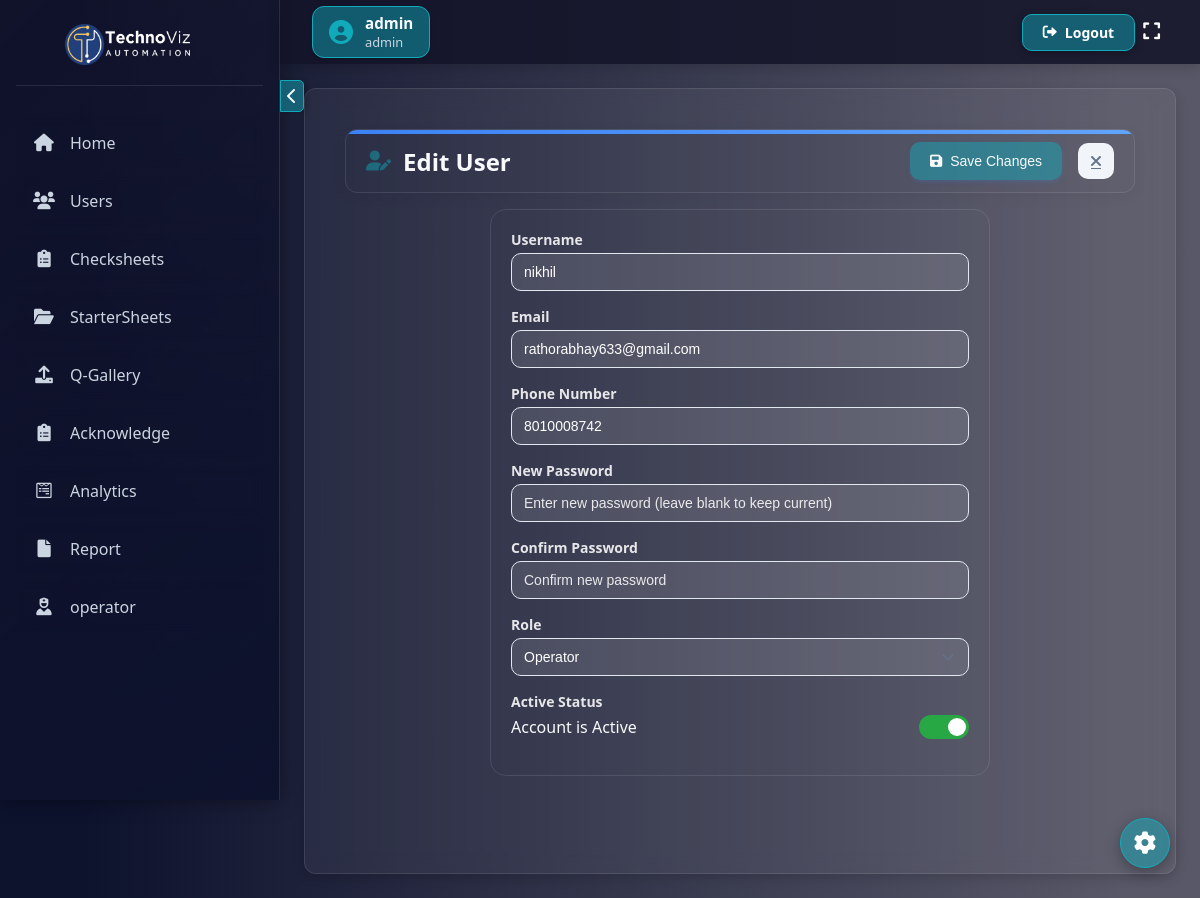
Screenshot of /users/edit/4/ (signed in) with the database file from the repository.
### checksheet1/models.py (models this page shows, shortened)
class CustomUser(AbstractUser):
    ROLE_CHOICES = [
        ("admin", "Admin"),
        ("quality_incharge", "Quality Incharge"),
        ("shift_incharge", "Shift Incharge"),
        ("operator", "Operator"),
    ]
    username = models.CharField(max_length=150, unique=False)
    employee_id = models.CharField(max_length=20, unique=True)  # New field
    role = models.CharField(max_length=20, choices=ROLE_CHOICES, default="admin")
    phone_number = models.CharField(max_length=15, blank=True, null=True)
    USERNAME_FIELD = "employee_id"  # Use employee_id for authentication
    REQUIRED_FIELDS = ["username", "email"]  # Keep username for internal use

### checksheet1/views.py (the view, shortened to what this page needs)
# urls.py: path("users/edit/<int:user_id>/", edit_user, name="edit_user"),
@login_required
@user_passes_test(lambda u: u.is_superuser)
def edit_user(request, user_id):
    if request.user.role == "admin":
        checksheets = CheckSheet.objects.all()
        Starter = StarterSheet.objects.all()
    else:
        checksheets = CheckSheet.objects.filter(assigned_users=request.user)
        Starter = StarterSheet.objects.filter(assigned_users=request.user)
    user = get_object_or_404(CustomUser, id=user_id)
    return render(
        request,
        "checksheet/edit_user.html",
        {"user": user, "checksheets": checksheets, "Starter": Starter},
    )

### checksheet1/context_processors.py (called while the page is built)
def pending_requests_count(request):
    if request.user.is_authenticated and request.user.role == "admin":
        count = PasswordResetRequest.objects.filter(status="pending").count()
        return {"pending_requests_count": count}
    return {}

### checksheet1/templatetags/custom_tags.py (called while the page is built)
@register.filter
def has_page_access(user, page_name):
    if user.is_authenticated and user.role == "admin":
        return True  # Admin has all access
    return PageAccess.objects.filter(
        user=user, page_name=page_name, has_access=True
    ).exists()

### checksheet1/templates/checksheet/edit_user.html (shortened to what this page needs)
{% extends 'checksheet/base.html' %}
{% load static %}
{% block extra_css %}
<link rel="stylesheet" href="{% static 'css/edit_user.css' %}">
{% endblock %}
{% block content %}
<div class="page-container">
    <div class="header">
        <h2 class="page-title">
            <i class="fas fa-user-edit"></i>
            Edit User
        </h2>
        <div class="header-actions">
            <button type="button" class="submit-btn" id="submit-btn">
                <i class="fas fa-save"></i>
                Save Changes
            </button>
            <a href="javascript:history.back()" class="back-button">
                <i class="fas fa-times"></i>
            </a>
        </div>
    </div>
    <div class="form-container">
        <form method="post" id="editUserForm" novalidate>
            <div class="form-group">
                <label class="form-label" for="username">Username</label>
                <input
                    type="text"
                    id="username"
                    name="username"
                    required
                    class="form-input"
                    value="{{ user.username }}"
                    placeholder="Enter username"
                >
            </div>
            <div class="form-group">
                <label class="form-label" for="email">Email</label>
                <input
                    type="email"
                    id="email"
                    name="email"
                    required
                    class="form-input"
                    value="{{ user.email }}"
                    placeholder="Enter email address"
                >
            </div>
            <div class="form-group">
                <label class="form-label" for="phone_number">Phone Number</label>
                <input
                    type="tel"
                    id="phone_number"
                    name="phone_number"
                    required
                    class="form-input"
                    value="{{ user.phone_number }}"
                    placeholder="Enter phone number"
                >
            </div>
            <div class="form-group">
                <label class="form-label" for="password">New Password</label>
                <input
                    type="password"
                    id="password"
                    name="password"
                    class="form-input"
                    placeholder="Enter new password (leave blank to keep current)"
                >
            </div>
            <div class="form-group">
                <label class="form-label" for="confirm_password">Confirm Password</label>
                <input
                    type="password"
                    id="confirm_password"
                    name="confirm_password"
                    class="form-input"
                    placeholder="Confirm new password"
                >
            </div>
            <div class="form-group">
                <label class="form-label" for="role">Role</label>
                <select id="role" name="role" required class="form-select">
                    <option value="operator" {% if user.role == "operator" or user.role == "Operator" %}selected{% endif %}>Operator</option>
                </select>
            </div>
            <div class="form-group">
                <label class="form-label" for="is_active">Active Status</label>
                <div class="toggle-container">
                    <label for="is_active" class="toggle-label">Account is {% if user.is_active %}Active{% else %}Inactive{% endif %}</label>
                    <label class="toggle-switch">
                        <span class="toggle-slider"></span>
                    </label>
                </div>
            </div>
        </form>
    </div>
</div>
{% endblock %}

### checksheet1/templates/checksheet/base.html (shortened to what this page needs)
<!DOCTYPE html>
<html lang="en">
<head>
    {% load custom_tags %}
    {% load static %}
    <link href="https://cdnjs.cloudflare.com/ajax/libs/font-awesome/6.0.0/css/all.min.css" rel="stylesheet">
    <link rel="stylesheet" href="{% static 'css/base.css' %}">
    {% block extra_css %}
  {% endblock%}
</head>
<body>
    {% if request.user.is_authenticated %}
    <nav class="navbar">
        <div class="navbar-left" style="display: flex; align-items: center;">
            <div class="user-info">
                <i class="fas fa-user-circle"></i>
                <div class="user-details">
                    <span class="user-name">{{ request.user.username }}</span>
                    <span class="user-role">{{ request.user.role|default:"No role" }}</span>
                </div>
            </div>
        </div>
        <a href="{% url 'logout' %}" class="logout-btn">
            <i class="fas fa-sign-out-alt"></i>
            Logout
        </a>
         <button class="fullscreen-btn" onclick="toggleFullScreen()" title="Toggle Full Screen">
                <i class="fas fa-expand"></i>
            </button>
    </nav>
    {% endif %}
    <button class="sidebar-toggle" onclick="toggleSidebar()">
        <i class="fas fa-chevron-left"></i>
    </button>
    <div class="sidebar">
        <div class="sidebar-header">
            <h3>
                <img src="{% static 'images/logo.jpg' %}" alt="Expanded Logo" class="sidebar-logo logo-toggle logo-expanded">
            </h3>
        </div>
        {% if request.user.is_authenticated %}
        {% if request.user|has_page_access:"home" %}
        <a href="{% url 'home' %}"><i class="fas fa-home"></i><span class="sidebar-text">Home</span></a>
        {% endif %}
        {% if request.user|has_page_access:"user_list" %}
        <a href="{% url 'user_list' %}"><i class="fas fa-users"></i><span class="sidebar-text">Users</span></a>
        {% endif %}
        {% if request.user|has_page_access:"all_checksheets" %}
        <a href="{% url 'all_checksheets' %}"><i class="fas fa-clipboard-list"></i><span class="sidebar-text">Checksheets</span></a>
        {% endif %}
        {% if request.user|has_page_access:"all_startersheet" %}
        <a href="{% url 'all_startersheet' %}"><i class="fas fa-folder-open"></i><span class="sidebar-text">StarterSheets</span></a>
        {% endif %}
        {% if request.user|has_page_access:"upload_poc" %}
        <a href="{% url 'upload_poc' %}"><i class="fas fa-upload"></i><span class="sidebar-text">Q-Gallery</span></a>
        {% endif %}
        {% if request.user|has_page_access:"acknowledgment_list" %}
        <a href="{% url 'acknowledgment_list' %}"><i class="fas fa-clipboard-list"></i><span class="sidebar-text">Acknowledge</span></a>
        {% endif %}
        {% if request.user.role == "admin" %}
            <a href="{% url 'analytics_page' %}"><i class="fab fa-wpforms"></i><span class="sidebar-text">Analytics</span></a>
        {% endif %}
        {% if request.user|has_page_access:"report" %}
        <a href="{% url 'report' %}"><i class="fas fa-file"></i><span class="sidebar-text">Report</span></a>
        {% endif %}
        <a href="{% url 'operator_dashboard' %}"><i class="fa-solid fa-user-nurse"></i><span class="sidebar-text">operator</span></a>
        {% endif %}
    </div>
    <div class="content">
        <div class="content-inner">
            {% block content %}{% endblock %}
        </div>
        <div class="settings-float" id="settingsFloat">
            <i class="fas fa-cog"></i>
        </div>
    </div>
</body>
</html>

### checksheet1/static/css/edit_user.css (style rules this page uses)
.page-container { max-width: 1200px; margin: 0 auto; padding: 16px; min-height: calc(100vh - 64px); animation: fadeIn 0.5s ease; }
.header { display: flex; justify-content: space-between; align-items: center; padding: 12px 20px; margin-bottom: 16px; border: 1px solid rgba(255, 255, 255, 0.1); border-radius: 12px; box-shadow: 0 4px 15px rgba(0, 0, 0, 0.05); position: relative; overflow: hidden; }
.header:before { content: ''; position: absolute; top: 0; left: 0; width: 100%; height: 4px; background: linear-gradient(90deg, #3b82f6, #60a5fa); }
.page-title { color: var(--text-light); font-size: 1.5rem; font-weight: 700; display: flex; align-items: center; gap: 12px; }
.page-title i { color: #3b82f6; font-size: 1.25rem; -webkit-text-fill-color: var(--accent-color); }
.header-actions { display: flex; align-items: center; gap: 16px; }
.back-button { display: flex; align-items: center; justify-content: center; width: 36px; height: 36px; border-radius: 10px; background-color: #f1f5f9; color: #64748b; border: none; cursor: pointer; transition: all 0.3s; }
.form-container { border-radius: 16px; border: 1px solid rgba(255, 255, 255, 0.1); padding: 20px; transition: transform 0.3s ease; max-width: 500px; margin: 0 auto; }
.form-group { margin-bottom: 16px; }
.form-label { display: block; font-weight: 600; margin-bottom: 4px; color: #ffffffe0; font-size: 0.875rem; }
.form-input, .form-select { width: 100%; padding: 8px 12px; border: 1px solid #e2e8f0; border-radius: 10px; font-size: 0.875rem; color: white; transition: all 0.3s; background-color: rgba(255, 255, 255, 0.1); height: 38px; box-sizing: border-box; }
.form-select option { background: #1e293b; }
.form-select { appearance: none; background-repeat: no-repeat; background-position: right 12px center; background-size: 16px; }
.submit-btn { display: flex; align-items: center; gap: 8px; padding: 8px 20px; background: var(--accent-color); color: var(--text-color); border: none; border-radius: 10px; font-size: 0.875rem; font-weight: 500; cursor: pointer; transition: all 0.3s ease; box-shadow: 0 2px 4px rgba(59, 130, 246, 0.2); height: 38px; }
.form-input::placeholder { color: #ffffffe0; }
.toggle-container { display: flex; align-items: center; }
.toggle-label { margin-right: 10px; font-size: 1rem; color: var(--text-light); }
.toggle-switch { position: relative; display: inline-block; width: 50px; height: 24px; }
.toggle-slider { position: absolute; cursor: pointer; top: 0; left: 0; right: 0; bottom: 0; background-color: #dc3545; transition: 0.4s; border-radius: 24px; }
.toggle-slider:before { position: absolute; content: ""; height: 18px; width: 18px; left: 3px; bottom: 3px; background-color: white; transition: 0.4s; border-radius: 50%; }
input:checked + .toggle-slider { background-color: #28a745; }
input:checked + .toggle-slider:before { transform: translateX(26px); }

### rows the page displays
CustomUser: user.username "admin", user.role "admin"
CustomUser: username "nikhil", email "rathorabhay633@gmail.com", phone_number "8010008742", role "Operator"
